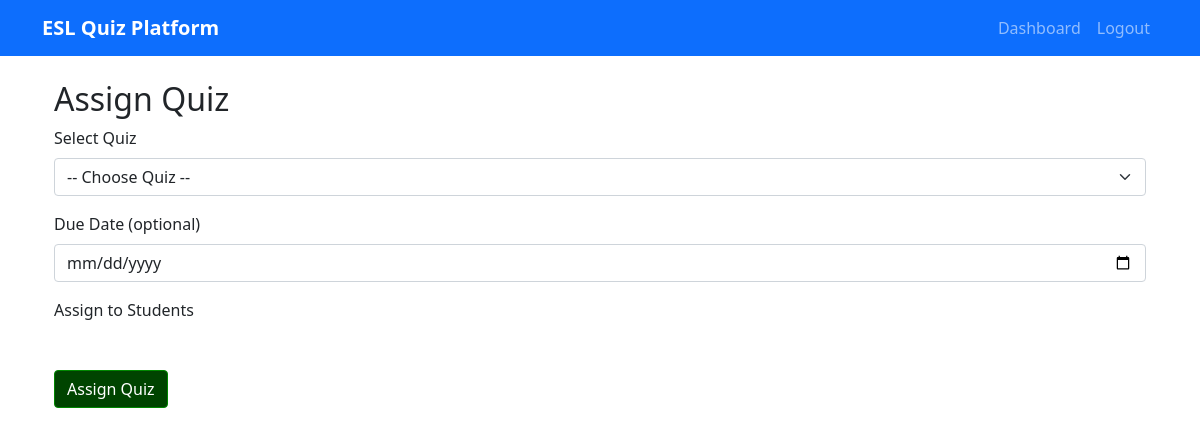
The app's page /assign_quiz (signed in), older data.
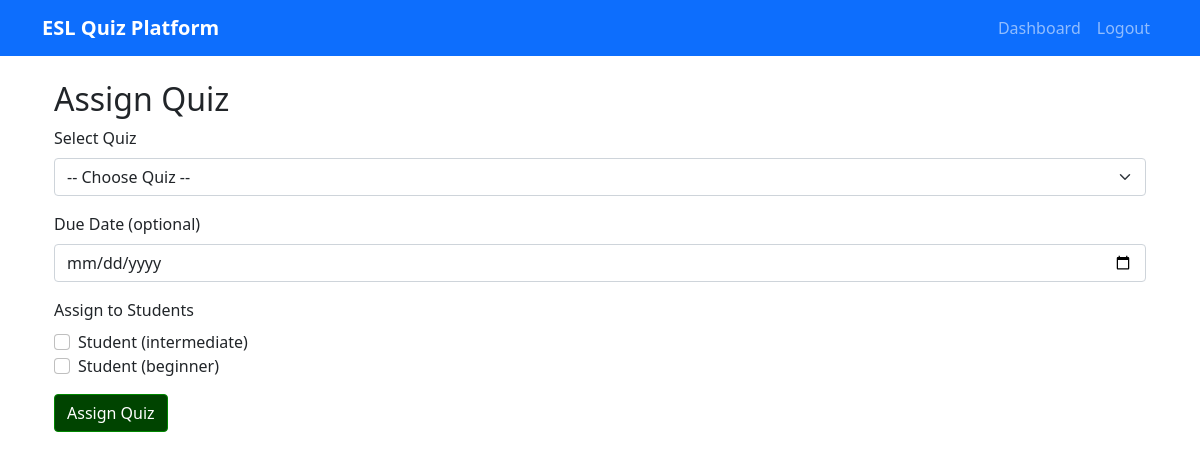
The same page, newer data.
### app/models.py (models this page shows, shortened)
class User(UserMixin, db.Model):
    id = db.Column(db.Integer, primary_key=True)
    name = db.Column(db.String(64), nullable=False)
    email = db.Column(db.String(120), index=True, unique=True, nullable=False)
    password_hash = db.Column(db.String(128))
    role = db.Column(db.String(20), default='student')  # 'student' or 'instructor'
    created_at = db.Column(db.DateTime, default=datetime.utcnow)
    grade_level = db.Column(db.String(20))  # beginner, intermediate, advanced
    created_quizzes = db.relationship('Quiz', backref='creator', lazy='dynamic', cascade='all, delete-orphan')
    quiz_attempts = db.relationship('QuizAttempt', backref='student', lazy='dynamic', cascade='all, delete-orphan')
    def is_instructor(self):
        return self.role == 'instructor'

### app/main/routes.py (the view, shortened to what this page needs)
@bp.route('/assign_quiz', methods=['GET', 'POST'])
@login_required
def assign_quiz():
    if not current_user.is_instructor():
        flash('Access denied.')
        return redirect(url_for('main.dashboard'))
    quizzes = Quiz.query.filter_by(creator=current_user, is_active=True).all()
    students = User.query.filter_by(role='student').order_by(User.name).all()
    return render_template('main/assign_quiz.html', title='Assign Quiz', quizzes=quizzes, students=students)

### app/models.py (called while the page is built)
@login.user_loader
def load_user(id):
    return User.query.get(int(id))

### app/templates/main/assign_quiz.html (shortened to what this page needs)
{% extends "base.html" %}
{% block content %}
<div class="container mt-4">
    <h2>Assign Quiz</h2>
    <form method="POST">
        <div class="mb-3">
            <label for="quiz_id" class="form-label">Select Quiz</label>
            <select name="quiz_id" class="form-select" required>
                <option value="">-- Choose Quiz --</option>
            </select>
        </div>
        <div class="mb-3">
            <label for="due_date" class="form-label">Due Date (optional)</label>
            <input type="date" name="due_date" class="form-control">
        </div>
        <div class="mb-3">
            <label class="form-label">Assign to Students</label>
            <div class="form-check">
                {% for student in students %}
                <div>
                    <input class="form-check-input" type="checkbox" name="students" value="{{ student.id }}" id="student_{{ student.id }}">
                    <label class="form-check-label" for="student_{{ student.id }}">
                        {{ student.name }} ({{ student.grade_level or "Not Set" }})
                    </label>
                </div>
                {% endfor %}
            </div>
        </div>
        <button type="submit" class="btn btn-primary">Assign Quiz</button>
    </form>
</div>
{% endblock %}

Row changes from the older to the newer data that the page shows:
added User: name "Student", grade_level "intermediate"
added User: name "Student", grade_level "beginner"
